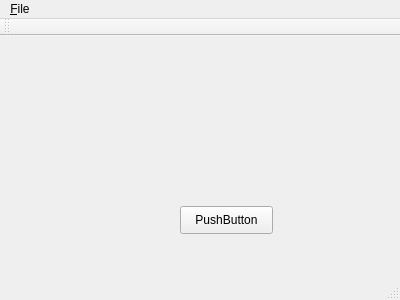
<?xml version="1.0" encoding="UTF-8"?>
<ui version="4.0">
 <class>myMainWindow</class>
 <widget class="QMainWindow" name="myMainWindow">
  <property name="geometry">
   <rect>
    <x>0</x>
    <y>0</y>
    <width>400</width>
    <height>300</height>
   </rect>
  </property>
  <property name="windowTitle">
   <string>myMainWindow</string>
  </property>
  <widget class="QWidget" name="centralWidget">
   <widget class="QPushButton" name="pushButton">
    <property name="geometry">
     <rect>
      <x>180</x>
      <y>170</y>
      <width>93</width>
      <height>28</height>
     </rect>
    </property>
    <property name="text">
     <string>PushButton</string>
    </property>
   </widget>
  </widget>
  <widget class="QMenuBar" name="menuBar">
   <property name="geometry">
    <rect>
     <x>0</x>
     <y>0</y>
     <width>400</width>
     <height>26</height>
    </rect>
   </property>
   <widget class="QMenu" name="menu_File">
    <property name="title">
     <string>&amp;File</string>
    </property>
    <addaction name="action_New"/>
   </widget>
   <addaction name="menu_File"/>
  </widget>
  <widget class="QToolBar" name="mainToolBar">
   <attribute name="toolBarArea">
    <enum>TopToolBarArea</enum>
   </attribute>
   <attribute name="toolBarBreak">
    <bool>false</bool>
   </attribute>
  </widget>
  <widget class="QStatusBar" name="statusBar"/>
  <action name="action_New">
   <property name="text">
    <string>&amp;New</string>
   </property>
   <property name="shortcut">
    <string>Ctrl+N</string>
   </property>
  </action>
 </widget>
 <layoutdefault spacing="6" margin="11"/>
 <resources/>
 <connections/>
</ui>
